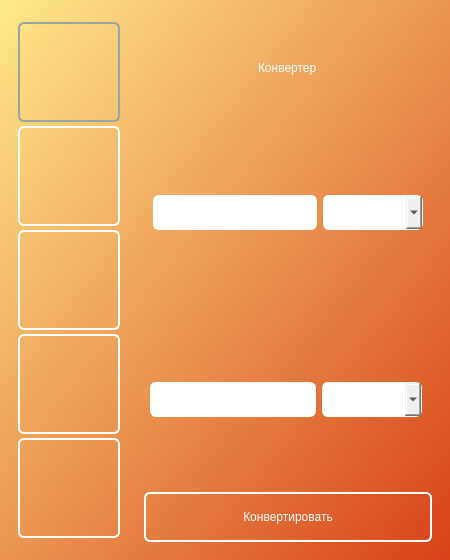
<?xml version="1.0" encoding="UTF-8"?>
<ui version="4.0">
 <class>Dialog</class>
 <widget class="QDialog" name="Dialog">
  <property name="geometry">
   <rect>
    <x>0</x>
    <y>0</y>
    <width>450</width>
    <height>560</height>
   </rect>
  </property>
  <property name="minimumSize">
   <size>
    <width>450</width>
    <height>550</height>
   </size>
  </property>
  <property name="maximumSize">
   <size>
    <width>700</width>
    <height>700</height>
   </size>
  </property>
  <property name="windowTitle">
   <string>Dialog</string>
  </property>
  <layout class="QHBoxLayout" name="horizontalLayout">
   <property name="leftMargin">
    <number>0</number>
   </property>
   <property name="topMargin">
    <number>0</number>
   </property>
   <property name="rightMargin">
    <number>0</number>
   </property>
   <property name="bottomMargin">
    <number>0</number>
   </property>
   <item>
    <widget class="QWidget" name="bgwidget" native="true">
     <property name="styleSheet">
      <string notr="true">QWidget #bgwidget {
background-color: qlineargradient(spread:pad, x1:0, y1:0, x2:1, y2:1, stop:0 rgba(255, 233, 138, 255), stop:1 rgba(215, 65, 23, 255));
}</string>
     </property>
     <layout class="QHBoxLayout" name="horizontalLayout_2">
      <item>
       <widget class="QFrame" name="menu">
        <property name="minimumSize">
         <size>
          <width>120</width>
          <height>0</height>
         </size>
        </property>
        <property name="maximumSize">
         <size>
          <width>100</width>
          <height>16777215</height>
         </size>
        </property>
        <property name="autoFillBackground">
         <bool>false</bool>
        </property>
        <property name="frameShape">
         <enum>QFrame::NoFrame</enum>
        </property>
        <property name="frameShadow">
         <enum>QFrame::Raised</enum>
        </property>
        <layout class="QVBoxLayout" name="verticalLayout">
         <property name="spacing">
          <number>0</number>
         </property>
         <property name="rightMargin">
          <number>9</number>
         </property>
         <item>
          <widget class="QPushButton" name="width">
           <property name="minimumSize">
            <size>
             <width>0</width>
             <height>100</height>
            </size>
           </property>
           <property name="maximumSize">
            <size>
             <width>16777215</width>
             <height>16777215</height>
            </size>
           </property>
           <property name="cursor">
            <cursorShape>PointingHandCursor</cursorShape>
           </property>
           <property name="styleSheet">
            <string notr="true">background-color: rgba(255, 255, 255, 0);
border: 2px solid #95A5A6;
border-radius: 6px;
</string>
           </property>
           <property name="text">
            <string/>
           </property>
           <property name="icon">
            <iconset>
             <normaloff>../images/длина.png</normaloff>../images/длина.png</iconset>
           </property>
           <property name="iconSize">
            <size>
             <width>40</width>
             <height>40</height>
            </size>
           </property>
          </widget>
         </item>
         <item>
          <widget class="QPushButton" name="weight">
           <property name="minimumSize">
            <size>
             <width>0</width>
             <height>100</height>
            </size>
           </property>
           <property name="cursor">
            <cursorShape>PointingHandCursor</cursorShape>
           </property>
           <property name="styleSheet">
            <string notr="true">background-color: rgba(255, 255, 255, 0);
border: 2px solid white;
border-radius: 6px;</string>
           </property>
           <property name="text">
            <string/>
           </property>
           <property name="icon">
            <iconset>
             <normaloff>../images/icons8-вес-96.png</normaloff>../images/icons8-вес-96.png</iconset>
           </property>
           <property name="iconSize">
            <size>
             <width>40</width>
             <height>40</height>
            </size>
           </property>
          </widget>
         </item>
         <item>
          <widget class="QPushButton" name="time">
           <property name="minimumSize">
            <size>
             <width>0</width>
             <height>100</height>
            </size>
           </property>
           <property name="cursor">
            <cursorShape>PointingHandCursor</cursorShape>
           </property>
           <property name="styleSheet">
            <string notr="true">background-color: rgba(255, 255, 255, 0);
border: 2px solid white;
border-radius: 6px;</string>
           </property>
           <property name="text">
            <string/>
           </property>
           <property name="icon">
            <iconset>
             <normaloff>../images/icons8-часы-96.png</normaloff>../images/icons8-часы-96.png</iconset>
           </property>
           <property name="iconSize">
            <size>
             <width>40</width>
             <height>40</height>
            </size>
           </property>
          </widget>
         </item>
         <item>
          <widget class="QPushButton" name="temperature">
           <property name="minimumSize">
            <size>
             <width>0</width>
             <height>100</height>
            </size>
           </property>
           <property name="cursor">
            <cursorShape>PointingHandCursor</cursorShape>
           </property>
           <property name="styleSheet">
            <string notr="true">background-color: rgba(255, 255, 255, 0);
border: 2px solid white;
border-radius: 6px;</string>
           </property>
           <property name="text">
            <string/>
           </property>
           <property name="icon">
            <iconset>
             <normaloff>../images/icons8-температура-96.png</normaloff>../images/icons8-температура-96.png</iconset>
           </property>
           <property name="iconSize">
            <size>
             <width>40</width>
             <height>40</height>
            </size>
           </property>
          </widget>
         </item>
         <item>
          <widget class="QPushButton" name="speed">
           <property name="minimumSize">
            <size>
             <width>0</width>
             <height>100</height>
            </size>
           </property>
           <property name="cursor">
            <cursorShape>PointingHandCursor</cursorShape>
           </property>
           <property name="styleSheet">
            <string notr="true">background-color: rgba(255, 255, 255, 0);
border: 2px solid white;
border-radius: 6px;</string>
           </property>
           <property name="text">
            <string/>
           </property>
           <property name="icon">
            <iconset>
             <normaloff>../images/icons8-fast-download-96.png</normaloff>../images/icons8-fast-download-96.png</iconset>
           </property>
           <property name="iconSize">
            <size>
             <width>40</width>
             <height>40</height>
            </size>
           </property>
          </widget>
         </item>
        </layout>
       </widget>
      </item>
      <item>
       <widget class="QFrame" name="main_frame">
        <property name="frameShape">
         <enum>QFrame::NoFrame</enum>
        </property>
        <property name="frameShadow">
         <enum>QFrame::Raised</enum>
        </property>
        <layout class="QVBoxLayout" name="verticalLayout_2">
         <item alignment="Qt::AlignHCenter">
          <widget class="QFrame" name="name_frame">
           <property name="maximumSize">
            <size>
             <width>16777215</width>
             <height>100</height>
            </size>
           </property>
           <property name="frameShape">
            <enum>QFrame::NoFrame</enum>
           </property>
           <property name="frameShadow">
            <enum>QFrame::Raised</enum>
           </property>
           <layout class="QHBoxLayout" name="horizontalLayout_6">
            <item alignment="Qt::AlignRight">
             <widget class="QLabel" name="name">
              <property name="maximumSize">
               <size>
                <width>16777215</width>
                <height>16777215</height>
               </size>
              </property>
              <property name="baseSize">
               <size>
                <width>190</width>
                <height>80</height>
               </size>
              </property>
              <property name="styleSheet">
               <string notr="true">color: rgb(255, 255, 255);
font: 87 26pt &quot;Segoe UI Black&quot;;
</string>
              </property>
              <property name="frameShape">
               <enum>QFrame::NoFrame</enum>
              </property>
              <property name="text">
               <string>Конвертер</string>
              </property>
             </widget>
            </item>
           </layout>
          </widget>
         </item>
         <item>
          <widget class="QFrame" name="input_frame">
           <property name="maximumSize">
            <size>
             <width>16777215</width>
             <height>200</height>
            </size>
           </property>
           <property name="frameShape">
            <enum>QFrame::NoFrame</enum>
           </property>
           <property name="frameShadow">
            <enum>QFrame::Raised</enum>
           </property>
           <layout class="QHBoxLayout" name="horizontalLayout_3">
            <item>
             <widget class="QLineEdit" name="value_input">
              <property name="minimumSize">
               <size>
                <width>0</width>
                <height>35</height>
               </size>
              </property>
              <property name="styleSheet">
               <string notr="true">background-color: rgba(255, 255, 255);
border: 2px solid white;
border-radius: 6px;
font: 14pt &quot;MS Shell Dlg 2&quot;;</string>
              </property>
             </widget>
            </item>
            <item>
             <widget class="QComboBox" name="input_units">
              <property name="minimumSize">
               <size>
                <width>100</width>
                <height>35</height>
               </size>
              </property>
              <property name="maximumSize">
               <size>
                <width>100</width>
                <height>16777215</height>
               </size>
              </property>
              <property name="cursor">
               <cursorShape>PointingHandCursor</cursorShape>
              </property>
              <property name="styleSheet">
               <string notr="true">font: 14pt &quot;MS Shell Dlg 2&quot;;
border: 1px solid white;
border-radius: 6px;</string>
              </property>
              <property name="iconSize">
               <size>
                <width>20</width>
                <height>20</height>
               </size>
              </property>
              <property name="frame">
               <bool>true</bool>
              </property>
             </widget>
            </item>
           </layout>
          </widget>
         </item>
         <item>
          <widget class="QFrame" name="result_frame">
           <property name="maximumSize">
            <size>
             <width>16777215</width>
             <height>200</height>
            </size>
           </property>
           <property name="frameShape">
            <enum>QFrame::NoFrame</enum>
           </property>
           <property name="frameShadow">
            <enum>QFrame::Raised</enum>
           </property>
           <layout class="QHBoxLayout" name="horizontalLayout_4">
            <property name="spacing">
             <number>0</number>
            </property>
            <property name="leftMargin">
             <number>0</number>
            </property>
            <property name="topMargin">
             <number>0</number>
            </property>
            <property name="rightMargin">
             <number>0</number>
            </property>
            <property name="bottomMargin">
             <number>0</number>
            </property>
            <item>
             <widget class="QFrame" name="frame">
              <property name="frameShape">
               <enum>QFrame::NoFrame</enum>
              </property>
              <property name="frameShadow">
               <enum>QFrame::Raised</enum>
              </property>
              <layout class="QHBoxLayout" name="horizontalLayout_7">
               <property name="leftMargin">
                <number>6</number>
               </property>
               <property name="topMargin">
                <number>9</number>
               </property>
               <property name="rightMargin">
                <number>6</number>
               </property>
               <item>
                <widget class="QLabel" name="result">
                 <property name="minimumSize">
                  <size>
                   <width>0</width>
                   <height>35</height>
                  </size>
                 </property>
                 <property name="maximumSize">
                  <size>
                   <width>16777215</width>
                   <height>30</height>
                  </size>
                 </property>
                 <property name="styleSheet">
                  <string notr="true">font: 63 16pt &quot;Segoe UI Semibold&quot;;
background-color: rgb(255, 255, 255);
border: 1px solid white;
border-radius: 6px;
font: 14pt &quot;MS Shell Dlg 2&quot;;</string>
                 </property>
                 <property name="text">
                  <string/>
                 </property>
                </widget>
               </item>
              </layout>
             </widget>
            </item>
            <item>
             <widget class="QFrame" name="combo_frame">
              <property name="maximumSize">
               <size>
                <width>110</width>
                <height>16777215</height>
               </size>
              </property>
              <property name="frameShape">
               <enum>QFrame::NoFrame</enum>
              </property>
              <property name="frameShadow">
               <enum>QFrame::Raised</enum>
              </property>
              <layout class="QHBoxLayout" name="horizontalLayout_5">
               <property name="leftMargin">
                <number>0</number>
               </property>
               <property name="topMargin">
                <number>5</number>
               </property>
               <property name="rightMargin">
                <number>9</number>
               </property>
               <property name="bottomMargin">
                <number>0</number>
               </property>
               <item>
                <widget class="QComboBox" name="output_units">
                 <property name="minimumSize">
                  <size>
                   <width>0</width>
                   <height>35</height>
                  </size>
                 </property>
                 <property name="maximumSize">
                  <size>
                   <width>100</width>
                   <height>16777215</height>
                  </size>
                 </property>
                 <property name="cursor">
                  <cursorShape>PointingHandCursor</cursorShape>
                 </property>
                 <property name="styleSheet">
                  <string notr="true">font: 14pt &quot;MS Shell Dlg 2&quot;;
border: 1px solid white;
border-radius: 6px;</string>
                 </property>
                </widget>
               </item>
              </layout>
             </widget>
            </item>
           </layout>
          </widget>
         </item>
         <item>
          <widget class="QPushButton" name="show_result">
           <property name="maximumSize">
            <size>
             <width>16777215</width>
             <height>50</height>
            </size>
           </property>
           <property name="cursor">
            <cursorShape>PointingHandCursor</cursorShape>
           </property>
           <property name="styleSheet">
            <string notr="true">font: 87 16pt &quot;Segoe UI Black&quot;;
color: rgb(255, 255, 255);
border: 2px solid white;
border-radius: 6px;</string>
           </property>
           <property name="text">
            <string>Конвертировать</string>
           </property>
          </widget>
         </item>
        </layout>
       </widget>
      </item>
     </layout>
    </widget>
   </item>
  </layout>
 </widget>
 <resources/>
 <connections/>
</ui>
